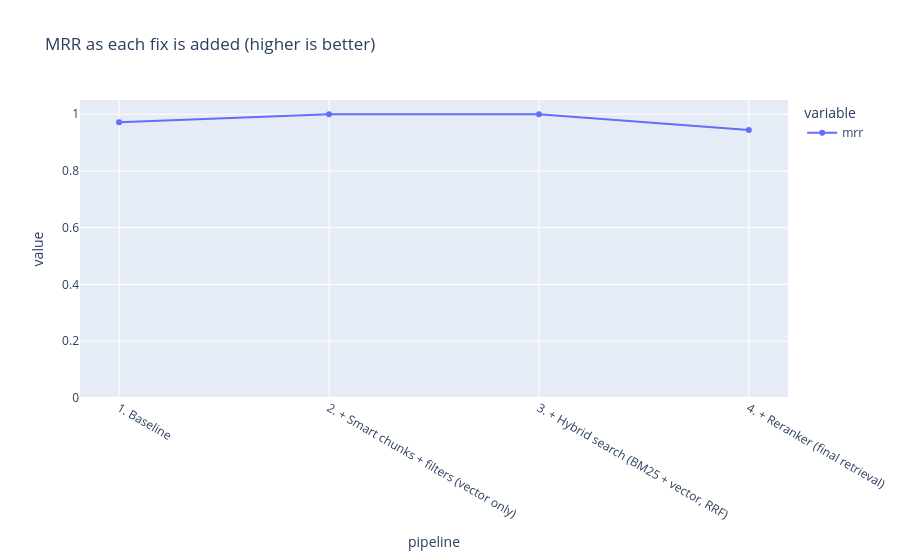

Notebook cell for this chart:
### Code cell
figure = px.line(steps, x="pipeline", y=["mrr"], markers=True, title="MRR as each fix is added (higher is better)")
figure.update_yaxes(range=[0, 1.05])
figure.show()

### Figure 1 — Plotly figure (JSON) as saved in the notebook; plotly's stock layout.template omitted (floating-point values rounded to 4 significant figures)
{"data": [{"hovertemplate": "variable=mrr<br>pipeline=%{x}<br>value=%{y}<extra></extra>", "legendgroup": "mrr", "line": {"color": "#636efa", "dash": "solid"}, "marker": {"symbol": "circle"}, "mode": "lines+markers", "name": "mrr", "orientation": "v", "showlegend": true, "type": "scatter", "x": ["1. Baseline", "2. + Smart chunks + filters (vector only)", "3. + Hybrid search (BM25 + vector, RRF)", "4. + Reranker (final retrieval)"], "xaxis": "x", "y": [0.972, 1.0, 1.0, 0.944], "yaxis": "y"}], "layout": {"legend": {"title": {"text": "variable"}, "tracegroupgap": 0}, "title": {"text": "MRR as each fix is added (higher is better)"}, "xaxis": {"anchor": "y", "domain": [0, 1], "title": {"text": "pipeline"}}, "yaxis": {"anchor": "x", "domain": [0, 1], "range": [0, 1.05], "title": {"text": "value"}}}}
